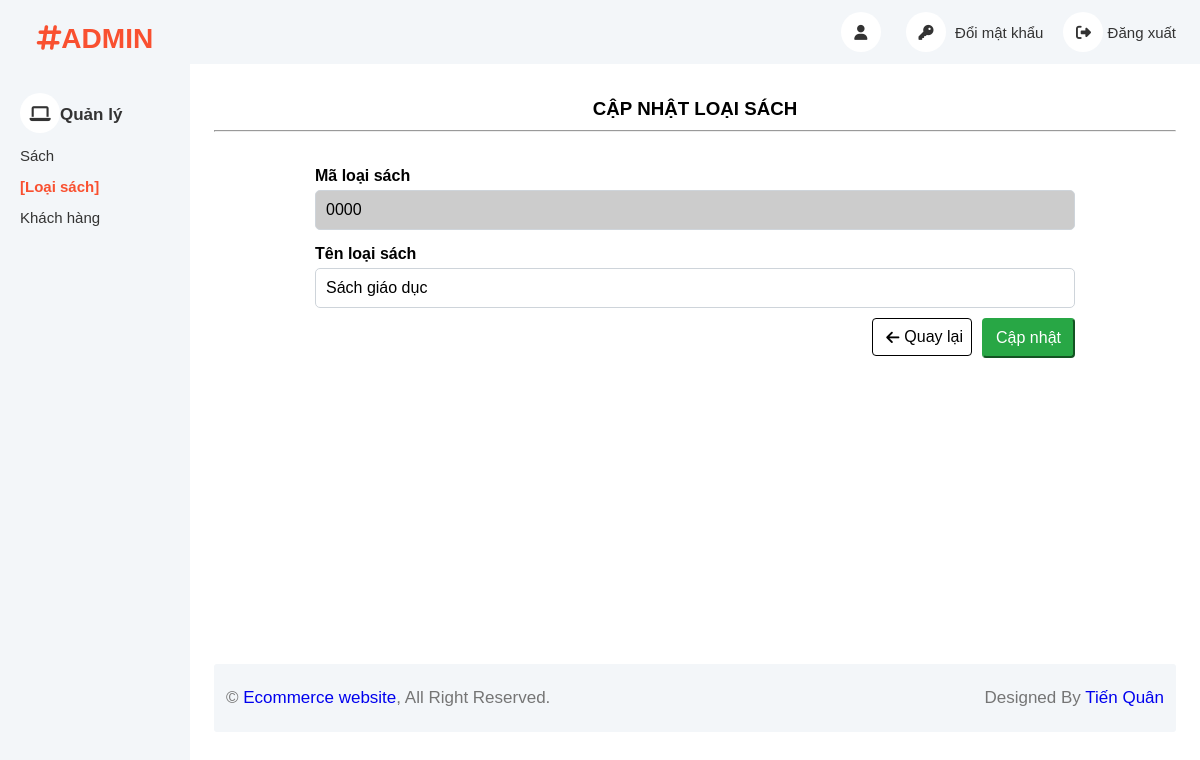
Page /html/admin/typeOfProduct/index.php?action=edit&typeId=0000 on the earlier database version.
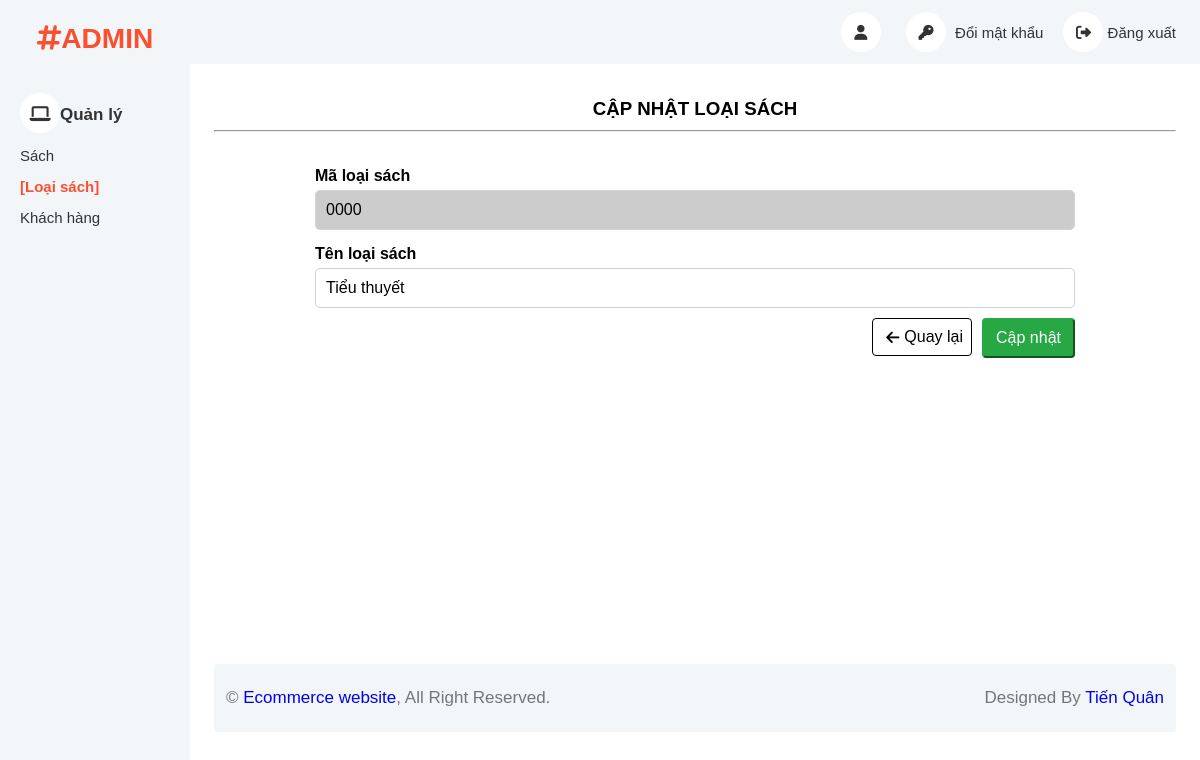
Same page on the later database version.
### tables this page shows
CREATE TABLE `loai_sach` (
  `maLS` varchar(4) NOT NULL,
  `tenLS` varchar(100)
);

### html/admin/typeOfProduct/index.php (called while the page is built, shortened)
<?php
include '../../../components/layout_admin.php';

### database/helper/function.php (called while the page is built, shortened)
<?php
  function get_url_page(bool $justLink = true) {
    $protocol = (!empty($_SERVER['HTTPS']) && $_SERVER['HTTPS'] !== 'off' || $_SERVER['SERVER_PORT'] == 443) ? "https://" : "http://";
    $domainName = $_SERVER['HTTP_HOST'];
    $uri = $_SERVER['REQUEST_URI'];
    $fullUrl = $protocol . $domainName . $uri;
    return $fullUrl;
  }
  function save_or_to_index(bool $save) {
    if ($save) $_SESSION["index"] = get_url_page(false);
    else return $_SESSION["index"];
  }
?>

### database/helper/query.php (called while the page is built, shortened)
<?php
  include_once "connect.php";
  function quick_query(string $sql) {
    global $conn;
    $result = mysqli_query($conn, $sql);
    return $result;
}
  function get_data_query(string $sql) {
    $result = quick_query($sql);
    $data = [];
    if (mysqli_num_rows($result) != 0) {
      while ($row = mysqli_fetch_array($result)) {
        $data[] = $row;
      }
    }
    return $data;
  }
?>

### html/admin/typeOfProduct/type_edit.php (the view, shortened to what this page needs)
<?php
	$id = $_GET['typeId'];
	$sql = "SELECT * FROM loai_sach WHERE maLS = $id";
	$res = get_data_query($sql);
	$type = $res[0];
?>
<section class="display-content" >
	<h3>CẬP NHẬT LOẠI SÁCH</h3>
	<hr>
	<form action="" method="post" class="form-container" enctype="multipart/form-data">
		<div>
			<label for="typeId" class="form-label">Mã loại sách</label>
			<input type="text" readonly style="background-color: #ccc;" id="typeId" name="typeId" value="<?php echo $id; ?>" class="form-input">
		</div>
		<div>
			<label for="typeName" class="form-label">Tên loại sách</label>
			<input required type="text" id="typeName" name="typeName" value="<?php echo $type['tenLS'] ?? "" ?>" class="form-input">
		</div>
		<div class="btn-group" style="margin-top: 10px">
			<div>
				<button type="button" onclick="window.location.href= '<?php echo save_or_to_index(false); ?>'" class="btn btn-back">
					<i class="fa-solid fa-arrow-left"></i>
					<span>Quay lại</span>
				</button>
			</div>
			<div class="col-md-offset-2 col-md-10">
				<input required type="submit" name="submit" value="Cập nhật" class="btn btn-success" />
			</div>
		</div>
	</form>
</section>

### components/layout_admin.php (shortened to what this page needs)
<?php
    $pathExit = "../../../";
    $pathComponents = $pathExit . "components";
    include_once $pathComponents . "/head.php";
    function check_page(string $pageName, string $type) {
        $url = get_url_page(false);
        if (strpos($url, $type)) {
            return "<span style='color: var(--primary-color); font-weight: bold;' >[$pageName]</span>";
        }
        return $pageName;
    }
?>
<!DOCTYPE html>
<html lang="en">
    <?php head("Page Admin");?>
    <body>
        <div class="ad-container">
            <div class="sidebar">
                <nav class="navbar">
                    <a href="./index.php" class="navbar-brand">
                        <h3><i class="fa fa-hashtag me-2"></i>ADMIN</h3>
                    </a>
                    <div class="navbar-nav ">
                        <div class="nav-item ">
                            <a href="./index.php" class="nav-link dropdown-toggle " data-bs-toggle="dropdown"><i class="fa fa-laptop me-2"></i>Quản lý</a>
                            <div class="dropdown-menu ">
                                <a href="../product/index.php" class="dropdown-item"><?php echo check_page("Sách", "product"); ?></a>
                                <a href="../typeOfProduct/index.php" class="dropdown-item"><?php echo check_page("Loại sách", "typeOfProduct"); ?></a>
                                <a href="../customer/index.php" class="dropdown-item"><?php echo check_page("Khách hàng", "customer"); ?></a>
                            </div>
                        </div>
                    </div>
                </nav>
            </div>
            <div class="content">
                <nav class="navbar">
                    <div class="navbar-nav">
                        <li class="nav-item">
                            <a class="nav-link text-primary" href="#">
                                <i class="fa fa-user"></i>
                            </a>
                        </li>
                        <li class="nav-item">
                            <a class="nav-link text-primary" href='../../system/change_password.php'>
                                <i class='fa-solid fa-key'></i>
                                <span style="margin-left: 5px;">Đổi mật khẩu</span>
                            </a>
                        </li>
                        <li class="nav-item">
                            <a class="nav-link" onclick='logout(3);' href="#">
                                <i class="fa fa-sign-out-alt"></i>
                                <span>Đăng xuất</span>
                            </a>
                        </li>
                    </div>
                </nav>
                <?php include_once $body; ?>
                <div class="ad-footer">
                    <div class="footer-box">
                        <div class="row">
                            <div class="row-item">
                                &copy; <a href="#">Ecommerce website</a>, All Right Reserved.
                            </div>
                            <div class="row-item">
                                Designed By <a href="#">Tiến Quân</a>
                            </div>
                        </div>
                    </div>
                </div>
            </div>
        </div>
    </body>
</html>

### components/head.php
<?php
  function head(string $namePage = "Document") {
    echo "
      <head>
        <meta charset='UTF-8'>
        <meta name='viewport' content='width=device-width, initial-scale=1.0'>
        <link rel='stylesheet' href='../../assets/styles/main.css'>
        <link rel='stylesheet' href='https://cdnjs.cloudflare.com/ajax/libs/font-awesome/6.4.0/css/all.min.css'>
        <script src=''></script>
        <title>$namePage</title>
      </head>
    ";
  }
?>

### assets/styles/basic_setup.css (style rules this page uses)
* { padding: 0; margin: 0; box-sizing: border-box; }
:root { --primary-color: #f95030; --primary-color-rgb: rgba(238, 75 , 43); --white-color: #fff; --black-color: #000; --text-color: #333; }
html { font-family: 'Roboto', sans-serif; box-sizing: border-box; scroll-behavior: smooth; }
ul, a { text-decoration: none; list-style: none; padding-left: 0; margin: 0; }

### assets/styles/custom.css (style rules this page uses)
input[type="submit"], button { cursor: pointer; }
body { position: relative; }

### assets/styles/grid.css (style rules this page uses)
.row { display: flex; flex-wrap: wrap; margin-left: -4px; margin-right: -4px; }
@media (min-width: 740px) { .row { margin-left: -8px; margin-right: -8px; } }
@media (min-width: 1113px) { .row { margin-left: -12px; margin-right: -12px; } }

### components/layout_admin.php (style rules this page uses)
:root { --primary-color: #f95030; --primary-color-rgb: rgba(238, 75 , 43); --white-color: #fff; --black-color: #000; --text-color: #949494; }
* { margin: 0; padding: 0; box-sizing: border-box; }
html { font-family: Arial, Helvetica, sans-serif; }
li { list-style-type: none; margin: 0; padding: 0; }
a { text-decoration: none; }
.ad-container .sidebar { position: fixed; top: 0; bottom: 0; left: 0; background-color: #f3f6f9; height: 100vh; width: 190px; }
.sidebar .navbar-brand { display: block; padding: 5px 0; margin: 0 24px 16px; font-size: 24px; color: var(--primary-color); }
.sidebar .navbar .nav-item .nav-link { padding: 7px 20px; }
.sidebar .navbar .nav-item .nav-link,.dropdown-toggle { font-size: 17px; font-weight: bold; }
.sidebar .dropdown-menu .dropdown-item { display: block; padding: 7px 20px; text-decoration: none; font-size: 15px; color: #333; }
.content { margin-left: 190px; min-height: 100vh; background-color: #fff; }
.content .navbar { background-color: #f3f6f9; position: sticky; display: flex; padding: 0 24px; }
.navbar { padding: 8px 0; }
.content .navbar-nav, .navbar-brand { display: flex; align-items: center; }
.navbar-nav { margin-left: auto; gap: 20px; }
.navbar .navbar-nav .nav-link i { width: 40px; height: 40px; display: inline-flex; align-items: center; justify-content: center; background: #FFFFFF; border-radius: 40px; }
.navbar .navbar-nav .nav-link { padding: 12px 0; font-size: 15px; display: block; text-decoration: none; color: #333; }
.ad-footer { padding: 0 24px; }
.footer-box { background-color: rgb(243, 246, 249); border-radius: 3px; padding: 24px; }
.row { display: flex; flex-direction: row; justify-content: space-between; font-size: 17px; }
.row .row-item { color: #757575; }
.btn-group { display: flex; gap: 10px; justify-content: end; }
.btn { display: inline-block; font-weight: 400; text-align: center; white-space: nowrap; vertical-align: middle; font-size: 16px; line-height: 1.5; padding: 6px 12px; border-radius: 4px; text-decoration: none; cursor: pointer; }
.btn.btn-success { color: #fff; background-color: #28a745; border-color: #28a745; }
.btn.btn-back { display: flex; width: 100px; align-items: center; justify-content: center; background-color: #eeeeee4b; transition: all 0.2s linear; background: #fff; border: 1px solid var(--black-color); }
.btn.btn-back > .fa-arrow-left { margin-right: 5px; margin-left: 5px; font-size: 15px; transition: all 0.4s ease-in; }
.display-content { padding: 24px; padding-bottom: 0; min-height: 600px; }
h3 { padding: 10px 0; text-align: center; }

### html/admin/typeOfProduct/type_edit.php (style rules this page uses)
.form-container { max-width: 800px; margin: 0 auto; padding: 20px; font-family: Arial, sans-serif; }
.form-label { display: block; font-weight: bold; margin: 15px 0 5px; }
.form-input, .form-select { width: 100%; padding: 10px; border: 1px solid #ced4da; border-radius: 5px; box-sizing: border-box; font-size: 16px; }

Differences in the rows shown:
changed loai_sach: typeName "Sách giáo dục" → "Tiểu thuyết"
